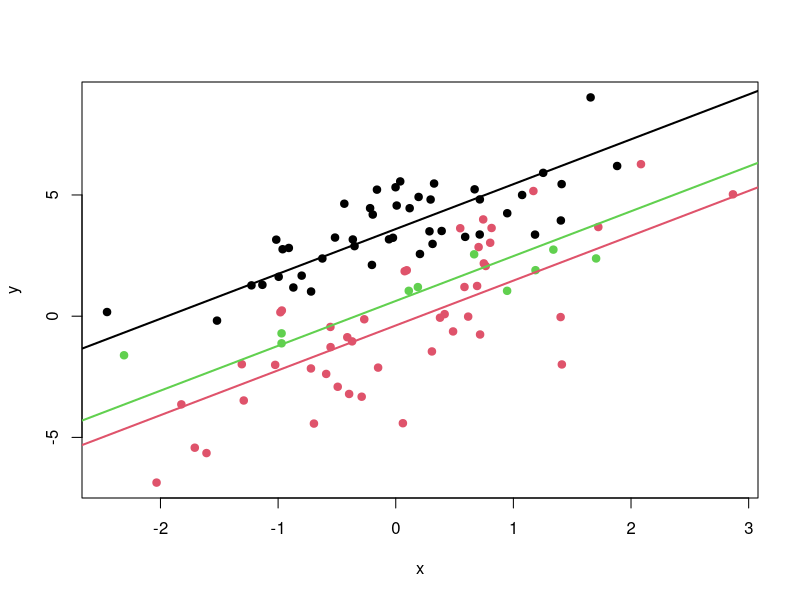
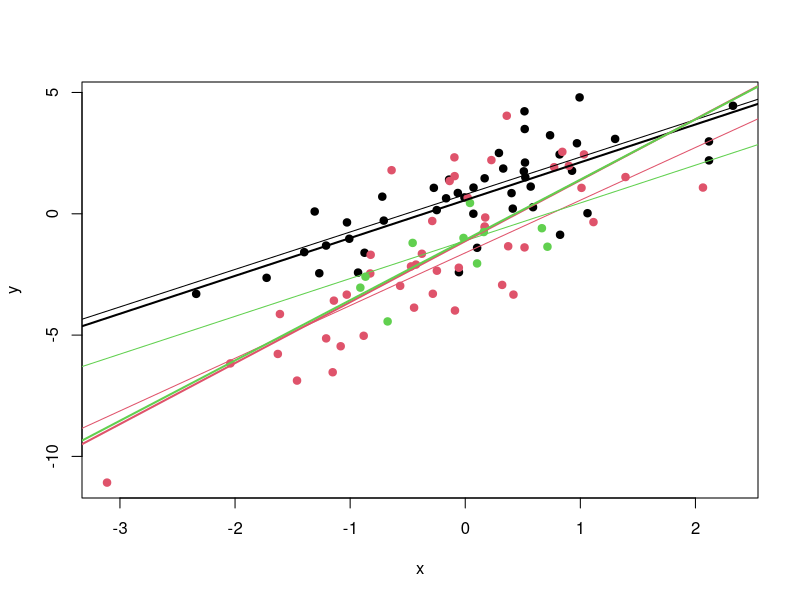

Here is the R script that generated these plots, in order:
## Quick example script for hierarchical modeling
require(lme4)
require(lmerTest)
# For simplicity of exposition, let's imagine 1 continuous explanatory variable, x,
#   one grouping variable, gpr, and a continous outcome, y.
# data for a varying-intercept model
N <- 100
x <- rnorm(N)
grp <- c(rep(1, 45), rep(2, 45), rep(3, 10))
intercept_values <- rnorm(3, 0, 2)
intercepts <- c(rep(intercept_values[1], 45), rep(intercept_values[2], 45), rep(intercept_values[3], 10))
grp_errors <- c(rnorm(45, 0, .8), rnorm(45, 0, 1.5), rnorm(10, 0, 1))
errors <- rnorm(N)
y <- intercepts + 1.5*x + grp_errors + errors
plot(x,y,col=grp, pch=19)
# Varying-intercept model.
# aka random effect on intercept, fixed effect on slope
vimod <- lmer(y ~ x + (1|grp)  )
summary(vimod)
intercept_values
coefficients(vimod)
est_intercepts <- coefficients(vimod)$grp[,1]
est_slope <- coefficients(vimod)$grp[1,2]
abline(est_intercepts[1], est_slope, col=1, lwd=2)
abline(est_intercepts[2], est_slope, col=2, lwd=2)
abline(est_intercepts[3], est_slope, col=3, lwd=2)
# data for a varying-intercept, varying-slope model
N <- 100
x <- rnorm(N)
grp <- c(rep(1, 45), rep(2, 45), rep(3, 10))
intercept_values <- rnorm(3, 0, 2)
slope_values <- rnorm(3, 1.5, .5)
slopes <- c(rep(slope_values[1], 45), rep(slope_values[2], 45), rep(slope_values[3], 10))
intercepts <- c(rep(intercept_values[1], 45), rep(intercept_values[2], 45), rep(intercept_values[3], 10))
grp_errors <- c(rnorm(45, 0, .8), rnorm(45, 0, 1.5), rnorm(10, 0, 1))
errors <- rnorm(N)
y <- intercepts + slopes*x + grp_errors + errors
plot(x,y,col=grp, pch=19)
# plot the truth...
abline(intercept_values[1], slope_values[1], col=1)
abline(intercept_values[2], slope_values[2], col=2)
abline(intercept_values[3], slope_values[3], col=3)
# Varying-intercept, varying-slope model.
# aka random effect on intercept and slope
vimod <- lmer(y ~ x + (x|grp)  )
summary(vimod)
coefficients(vimod)
intercept_values
slope_values
est_intercepts <- coefficients(vimod)$grp[,1]
est_slope <- coefficients(vimod)$grp[,2]
abline(est_intercepts[1], est_slope[1], col=1, lwd=2)
abline(est_intercepts[2], est_slope[2], col=2, lwd=2)
abline(est_intercepts[3], est_slope[3], col=3, lwd=2)
# Exercise for the reader:
# Group==3 is small. How would we go about showing that a hierarhcical model has
#  estimated a "better" intercept or slope for that group? How might we use repeated
#  simulations to show that hierarhcical modeling is better on average, even if not in all cases?
